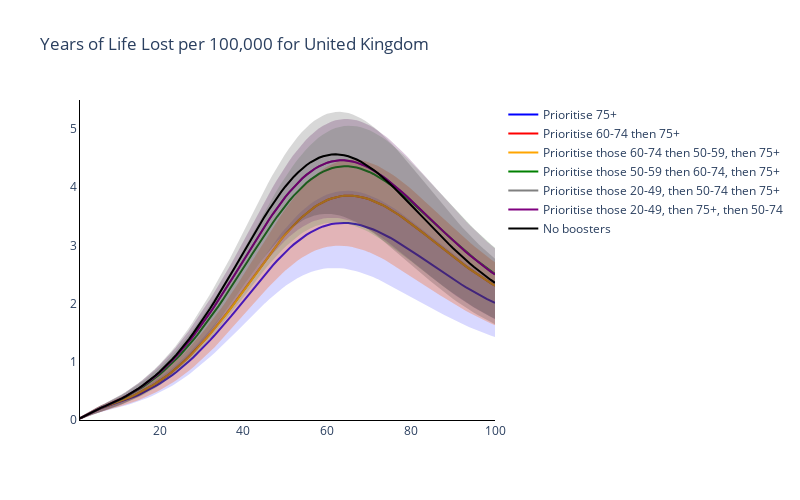
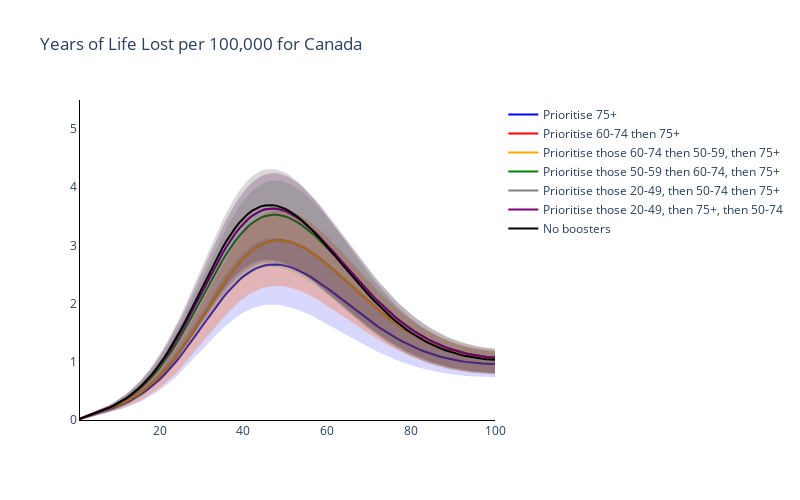
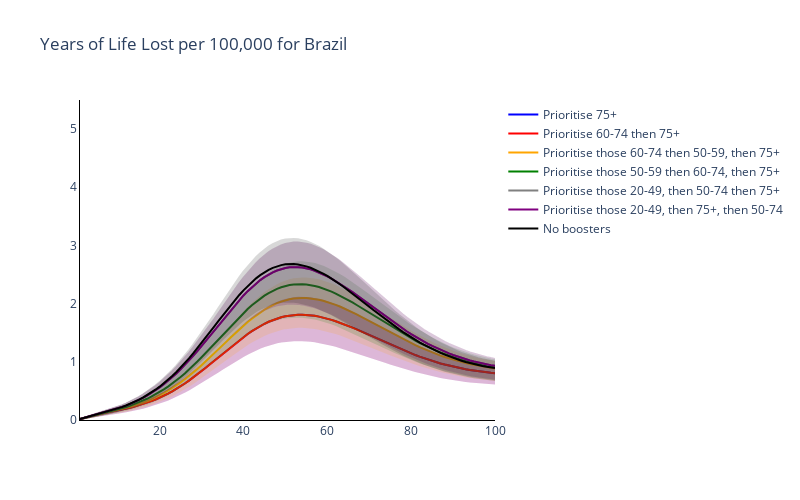
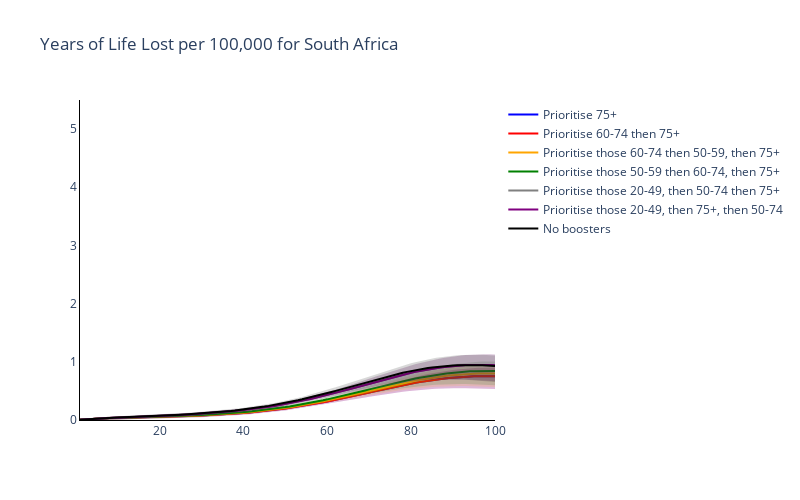

Here is the notebook cell these charts were saved with, in order:
### Markdown cell above
### Plot the time series of numbers of years of life lost for the different regions

### Code cell
# Trace names - represent the solver used for the simulation
trace_name = ['{}'.format(scenario) for scenario in scenario_names]

# Plot for each region
for r, reg in enumerate(regions):
    fig = go.Figure()
    # Plot for each boosting scenario
    for s, scenario in enumerate(scenario_names):
        fig.add_trace(
            go.Scatter(
                y=total_years_of_life_lost_mean[r][s, :],
                x=parameters.simulation_parameters.times,
                mode='lines',
                name=trace_name[s],
                line=dict(
                    color=colours[s])
            )
        )

        fig.add_trace(
            go.Scatter(
                y=total_years_of_life_lost_upper[r][s, :].tolist() + total_years_of_life_lost_lower[r][s, :].tolist()[::-1],
                x=parameters.simulation_parameters.times + parameters.simulation_parameters.times[::-1],
                mode='lines',
                name=trace_name[s],
                fill='toself',
                fillcolor=colours[s],
                line_color=colours[s],
                opacity=0.15,
                showlegend=False
            )
        )

    # Add axis labels
    fig.update_layout(
        boxmode='group',
        title='Years of Life Lost per 100,000 for {}'.format(reg),
        width=800,
        height=500,
        plot_bgcolor='white',
        xaxis=dict(linecolor='black'),
        yaxis=dict(linecolor='black', range=[0, 5.5]),
        hovermode='x unified'
        )

    fig.write_image('images/Years of Life Lost for {}.pdf'.format(reg))
    fig.show()
